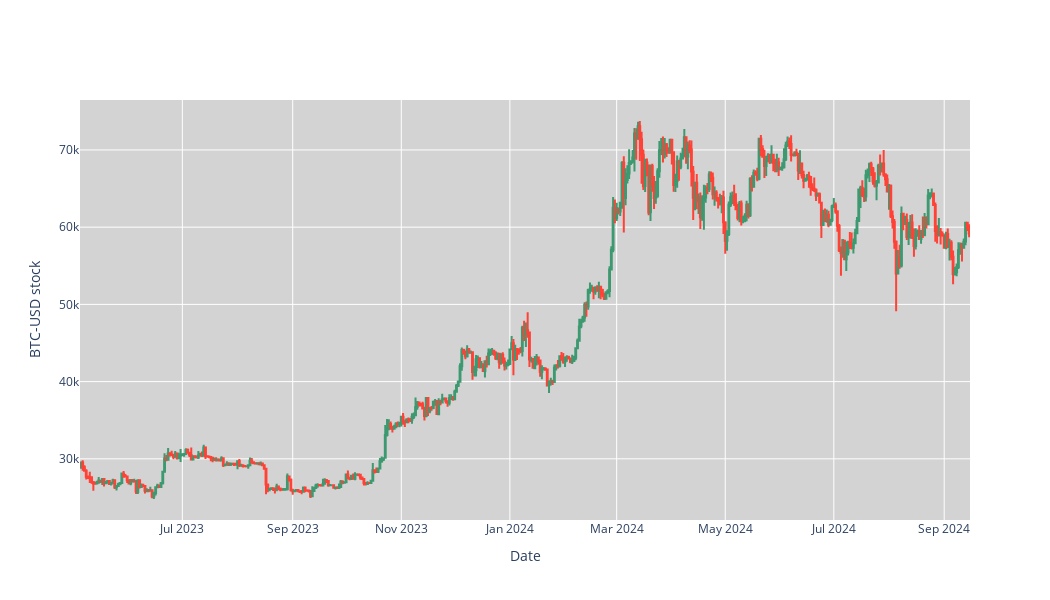

The notebook cell this image was saved under:
### Code cell
#Candlestick
fig = go.Figure(data=[go.Candlestick(x=stock_data.index, open = stock_data['Open'], close=stock_data['Close'], high = stock_data['High'], low=stock_data['Low'])])
fig.update_layout(xaxis_rangeslider_visible=False, yaxis_title=f'{ticker} stock', xaxis_title='Date', plot_bgcolor='lightgrey',
                  width=1050, height = 600)
fig.show()
#Save it to the folder
fig.write_image('./images/Candlestick.png')

### Figure 1 — Plotly figure (JSON) as saved in the notebook; plotly's stock layout.template omitted (floating-point values rounded to 4 significant figures; data arrays with more than 128 entries replaced by an {"elided": "..."} marker saying what was removed)
{"data": [{"close": {"elided": "500 float values"}, "high": {"elided": "500 float values"}, "low": {"elided": "500 float values"}, "open": {"elided": "500 float values"}, "type": "candlestick", "x": {"elided": "500 str values"}}], "layout": {"height": 600, "plot_bgcolor": "lightgrey", "width": 1050, "xaxis": {"rangeslider": {"visible": false}, "title": {"text": "Date"}}, "yaxis": {"title": {"text": "BTC-USD stock"}}}}
